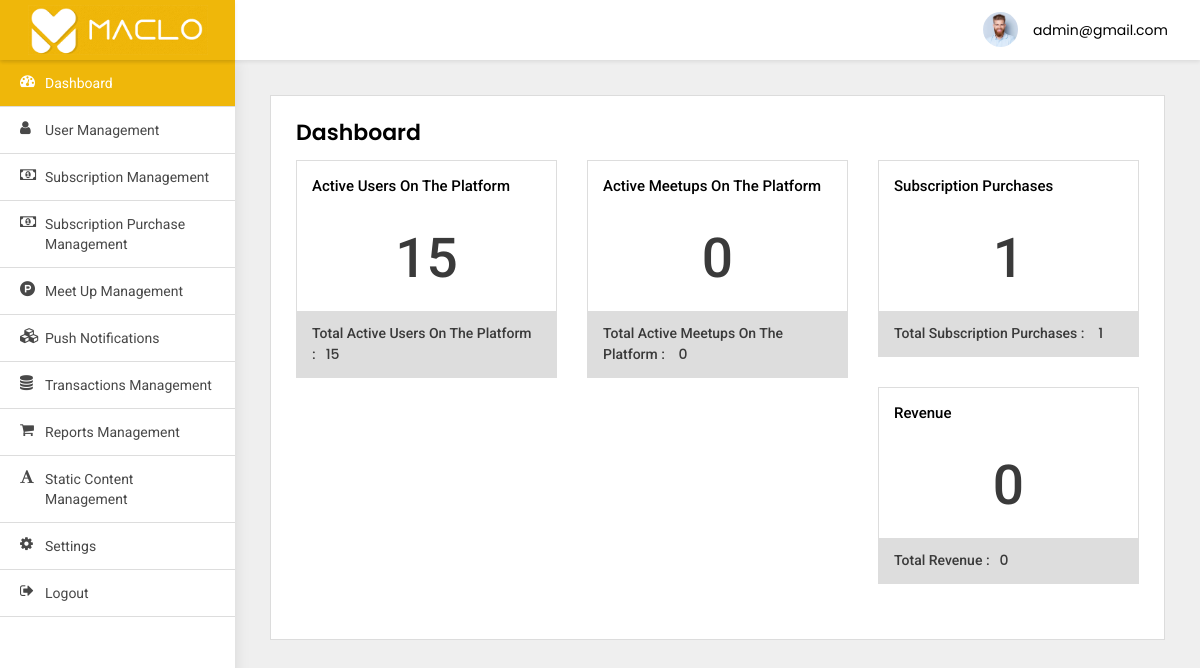
/adminpanel/dashboard/ (signed in), run on an earlier commit of the app's database.
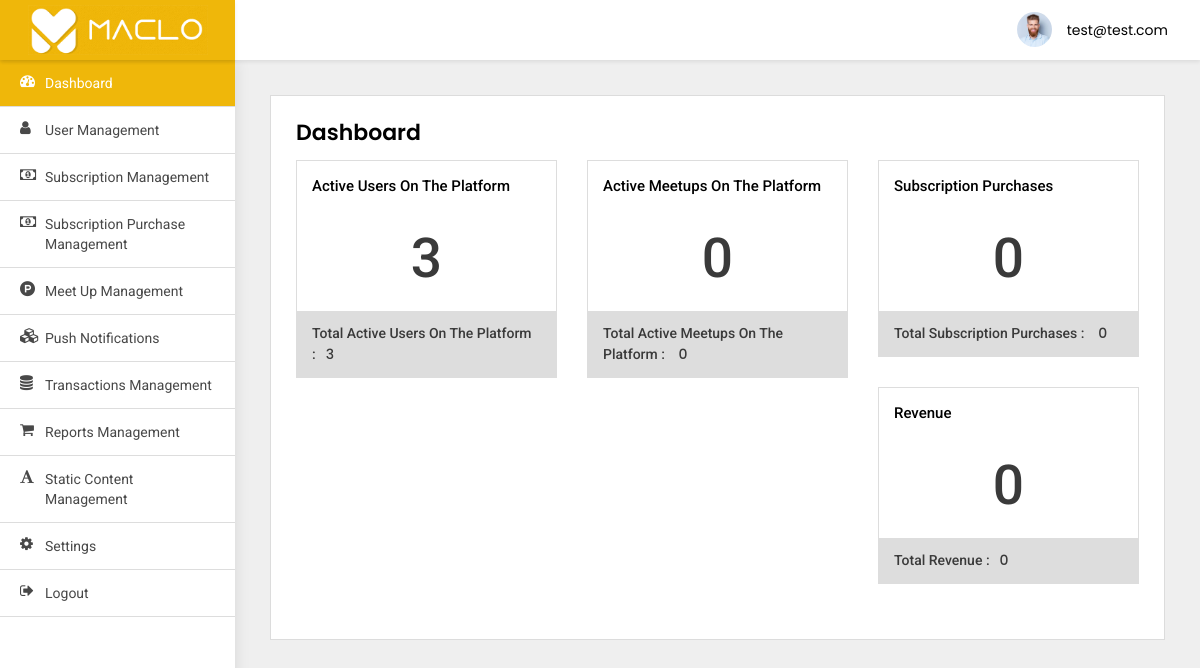
And on a later commit of the database.
### adminpanel/models.py (models this page shows)
class User(AbstractBaseUser, PermissionsMixin):
    email = models.EmailField(max_length=255, unique=True)
    phone_number = models.BigIntegerField(blank=True, null=True)
    name = models.CharField(max_length=255)
    social_type = models.CharField(max_length=255)
    social_id = models.CharField(max_length=255)
    device_token = models.CharField(default='', null=True, blank=True, max_length=256)
    is_active = models.BooleanField(default=True)
    is_staff = models.BooleanField(default=False)
    objects = UserManager()
    USERNAME_FIELD = 'email'

### adminpanel/views.py (the view)
# urls.py: path('dashboard/', Dashboard.as_view(), name='dashboard'),
class Dashboard(LoginRequiredMixin, ListView):
    model = RegisterUser
    template_name = 'dashboard.html'
    def get(self, request, *args, **kwargs):
        users_count = RegisterUser.objects.all().count()
        subscription_count = SubscriptionPlans.objects.all().count()
        date_time = timezone.now().date()
        print(date_time)
        meetups = ScheduleMeeting.objects.filter(meeting_date__gte=date_time).count()
        revenue = None
        context = {
            'users_count': users_count,
            'subscription_count': subscription_count,
            'meetups': meetups,
            'revenue': revenue
        }
        return render(self.request, "dashboard.html", context)

### adminpanel/templates/dashboard.html (shortened to what this page needs)
{% extends 'base.html' %}
{% block body %}
<div class="WrapperArea">
    <div class="WrapperBox">
        <div class="Small-Wrapper">
            <h4 class="Title">Dashboard</h4>
            <div class="DashboardArea">
                <div class="row">
                    <div class="col-sm-4">
                        <aside>
                            <h4>Active users on the platform</h4>
                            <h2>{{users_count}}</h2>
                            <h5><span>Total Active users on the platform :</span>{{users_count}}</h5>
                        </aside>
                    </div>
                    <div class="col-sm-4">
                        <aside>
                            <h4>Active meetups on the platform</h4>
                            <h2>{{meetups}}</h2>
                            <h5><span>Total Active meetups on the platform :</span> {{meetups}}</h5>
                        </aside>
                    </div>
                    <div class="col-sm-4">
                        <aside>
                            <h4>Subscription purchases</h4>
                            <h2>{{subscription_count}}</h2>
                            <h5><span>Total Subscription purchases :</span> {{subscription_count}}</h5>
                        </aside>
                    </div>
                    {% if revenue %}
                    <div class="col-sm-4">
                        <aside>
                            <h4>revenue </h4>
                            <h2>{{revenue}}</h2>
                            <h5><span>Total revenue  :</span> {{revenue}}</h5>
                        </aside>
                    </div>
                    {% else %}
                    <div class="col-sm-4">
                        <aside>
                            <h4>revenue </h4>
                            <h2>0</h2>
                            <h5><span>Total revenue  :</span>0</h5>
                        </aside>
                    </div>
                    {% endif %}
                </div>
            </div>
        </div>
    </div>
</div>
{% endblock body %}

### adminpanel/templates/base.html (shortened to what this page needs)
{% load static %}
<html lang="en-us">
<head>
    <link type="text/css" rel="stylesheet" href="{% static 'adminpanel/css/style.css'%}">
</head>
<body>
<div class="Header">
    <div class="Logo">
        <img src="{% static 'adminpanel/images/inner-Logo.png' %}">
    </div>
    <div class="Navigation">
        <div class="Avater">
            <a href="javascript:void(0);">
                <figure><img src="{% static 'adminpanel/images/profile.jpg' %}"></figure>
                {{user}} </a>
        </div>
    </div>
</div>
<div class="SidenavBar">
    <ul>
        <li class="active">
            <a href="{% url 'adminpanel:dashboard' %}">
                <span><i class="fa fa-tachometer"></i></span> Dashboard
            </a>
        </li>
        <li>
            <a href="{% url 'adminpanel:users-list' %}">
                <span><i class="fa fa-user"></i></span> User Management
            </a>
        </li>
        <li>
            <a href="Subscription-management.html">
                <span><i class="fa fa-money"></i></span> Subscription Management
            </a>
        </li>
        <li>
            <a href="Subscription-Purchase-management.html">
                <span><i class="fa fa-money"></i></span> Subscription Purchase Management
            </a>
        </li>
        <li>
            <a href="meet-management.html">
                <span><i class="fa fa-product-hunt"></i></span> Meet up Management
            </a>
        </li>
        <li>
            <a href="notification.html">
                <span><i class="fa fa-cubes"></i></span> Push Notifications
            </a>
        </li>
        <li>
            <a href="Transaction-management.html">
                <span><i class="fa fa-database"></i></span> Transactions Management
            </a>
        </li>
        <li>
            <a href="Report-management.html">
                <span><i class="fa fa-shopping-cart"></i></span> Reports Management
            </a>
        </li>
        <li>
            <a href="content-management.html">
                <span><i class="fa fa-font"></i></span> Static content Management
            </a>
        </li>
        <li>
            <a href="setting.html">
                <span><i class="fa fa-cog"></i></span> Settings
            </a>
        </li>
        <li>
            <a href="{% url 'adminpanel:login' %}">
                <span><i class="fa fa-sign-out"></i></span> Logout
            </a>
        </li>
    </ul>
</div>
{% block body %}
{% endblock body %}
</body>
</html>

What changed in the data, as far as the page shows it:
changed User: email "admin@gmail.com" → "test@test.com"
Also different on the page:
{{ users_count }}: "15" → "3"
{{ subscription_count }}: "1" → "0"
